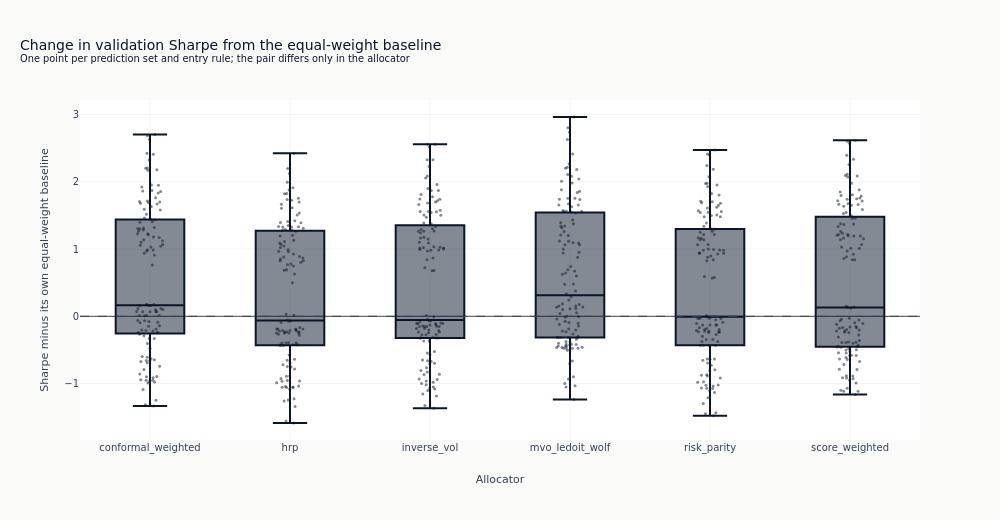

Write notebook code for a chart like this one.
### Markdown cell above
One distribution per allocator, over every pair. The zero line is equal weight: a point above
it is a configuration that sizing improved, and the fraction of each distribution above the
line is the more informative reading than any single point in it.

### Code cell
order = sorted(set(paired.get_column("allocator")))
fig = go.Figure()
for allocator in order:
    panel = paired.filter(pl.col("allocator") == allocator)
    fig.add_trace(
        go.Box(
            y=panel.get_column("sharpe_change").to_list(),
            name=allocator,
            marker_color=COLORS["blue"],
            boxpoints="all",
            jitter=0.4,
            pointpos=0,
            marker={"size": 3, "opacity": 0.5},
            showlegend=False,
        )
    )
fig.add_hline(y=0, line_width=1, line_dash="dash", line_color=COLORS["neutral"])
fig.update_layout(
    title={
        "text": "Change in validation Sharpe from the equal-weight baseline"
        "<br><sup>One point per prediction set and entry rule; the pair differs only in the "
        "allocator</sup>",
        "x": 0.02,
        "xanchor": "left",
    },
    xaxis_title="Allocator",
    yaxis_title="Sharpe minus its own equal-weight baseline",
    height=520,
    width=1000,
)
show_plotly_with_alt(
    fig,
    "Box plots with every pair overlaid as a point, one box per allocator, of the change in "
    "annualized validation Sharpe against the equal-weight baseline built on the same prediction "
    "set and entry rule. A dashed horizontal line marks zero, meaning no change from equal "
    "weight. Every allocator's distribution straddles that line, and the boxes overlap one "
    "another, so no allocator separates from equal weight or from the others.",
)
